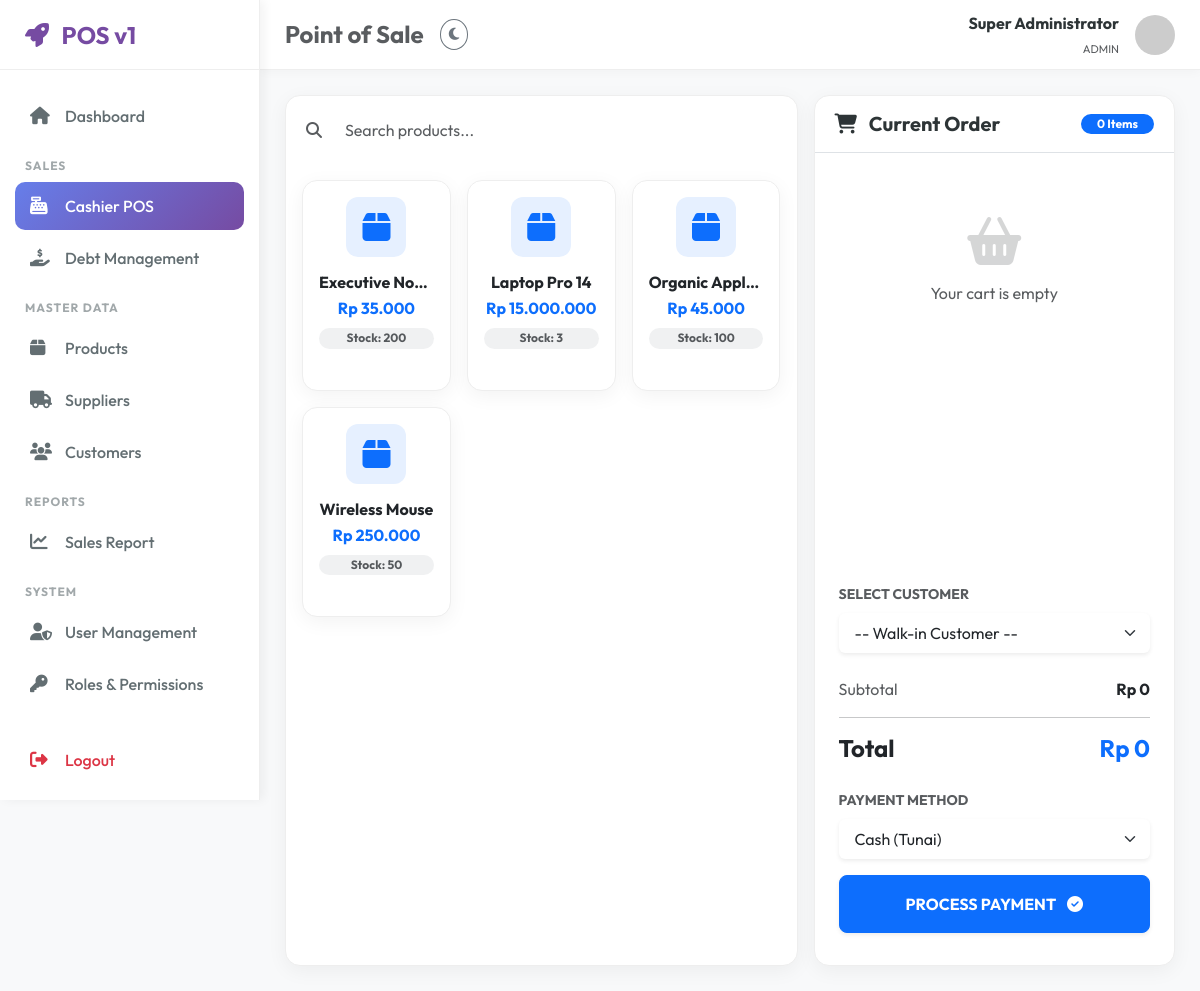
The app's page /pos.php (signed in) with its own data.
### tables this page shows
CREATE TABLE `products` (
  `id` int NOT NULL AUTO_INCREMENT,
  `supplier_id` int DEFAULT NULL,
  `name` varchar(100) NOT NULL,
  `cost_price` decimal(15,2) NOT NULL DEFAULT '0.00',
  `price` decimal(15,2) NOT NULL DEFAULT '0.00',
  `stock` int NOT NULL DEFAULT '0',
  `unit` varchar(20) DEFAULT 'pcs',
  `created_at` timestamp NULL DEFAULT CURRENT_TIMESTAMP,
  PRIMARY KEY (`id`),
  KEY `supplier_id` (`supplier_id`),
  CONSTRAINT `products_ibfk_1` FOREIGN KEY (`supplier_id`) REFERENCES `suppliers` (`id`) ON DELETE SET NULL
);

### includes/functions.php (called while the page is built, shortened)
<?php
require_once 'db.php';
function isLoggedIn() {
    return isset($_SESSION['user_id']);
}
function hasPermission($permissionName) {
    global $pdo;
    $role_names = $_SESSION['role_names'] ?? [];
    $roles = $_SESSION['roles'] ?? [];
    if (in_array('admin', $role_names)) return true;
    $role_ids = array_column($roles, 'id');
    $in = implode(',', array_fill(0, count($role_ids), '?'));
    $stmt = $pdo->prepare("
        SELECT COUNT(*)
        FROM role_permissions rp
        JOIN permissions p ON rp.permission_id = p.id
        WHERE rp.role_id IN ($in) AND p.name = ?
    ");
    $params = $role_ids;
    $params[] = $permissionName;
    $stmt->execute($params);
    return $stmt->fetchColumn() > 0;
}
function formatRupiah($amount) {
    return "Rp " . number_format($amount, 0, ',', '.');
}
?>

### pos.php (the view, shortened to what this page needs)
<?php
require_once 'includes/functions.php';
$products = $pdo->query("SELECT * FROM products WHERE stock > 0 ORDER BY name ASC")->fetchAll();
include 'layouts/header.php';
?>
<div class="row g-3">
    <div class="col-md-7">
        <div class="card h-100">
            <div class="card-header border-0 bg-transparent py-3">
                <div class="input-group">
                    <span class="input-group-text border-0 bg-transparent ps-0"><i class="fas fa-search text-muted"></i></span>
                    <input type="text" id="productSearch" class="form-control border-0 shadow-none bg-transparent" placeholder="Search products...">
                </div>
            </div>
            <div class="card-body">
                <div class="row g-3" id="productList">
                    <?php foreach ($products as $p): ?>
                        <div class="col-6 col-lg-4 product-item" data-name="<?php echo strtolower($p['name']); ?>">
                            <div class="card h-100 product-card p-3 text-center"
                                 onclick='addToCart(<?php echo json_encode($p); ?>)'>
                                <div class="mb-3">
                                    <div class="stats-icon bg-primary bg-opacity-10 text-primary mx-auto mb-0" style="width: 60px; height: 60px; font-size: 2rem;">
                                        <i class="fas fa-box"></i>
                                    </div>
                                </div>
                                <h6 class="mb-1 text-truncate fw-bold"><?php echo $p['name']; ?></h6>
                                <div class="text-primary fw-bold mb-2"><?php echo formatRupiah($p['price']); ?></div>
                                <div class="badge bg-secondary bg-opacity-10 text-muted rounded-pill small">Stock: <?php echo $p['stock']; ?></div>
                            </div>
                        </div>
                    <?php endforeach; ?>
                </div>
            </div>
        </div>
    </div>
    <div class="col-md-5">
        <div class="card h-100">
            <div class="card-header bg-transparent border-0 py-3 fw-bold d-flex justify-content-between align-items-center">
                <h5 class="mb-0 fw-bold"><i class="fas fa-shopping-cart me-2"></i> Current Order</h5>
                <span id="itemCount" class="badge bg-primary rounded-pill px-3">0 Items</span>
            </div>
            <div class="card-body p-0">
                <div id="cartItems" style="height: 380px; overflow-y: auto;" class="px-3 border-top pt-3">
                    <div class="text-center text-muted mt-5 empty-cart-msg">
                        <i class="fas fa-shopping-basket fa-3x mb-3 opacity-25"></i>
                        <p>Your cart is empty</p>
                    </div>
                </div>
            </div>
            <div class="card-footer bg-transparent border-0 p-4">
                <form method="POST" id="posForm">
                    <div class="mb-4">
                        <label class="form-label small fw-bold text-uppercase text-muted">Select Customer</label>
                        <select name="customer_id" class="form-select border-0 shadow-sm py-2 px-3">
                            <option value="">-- Walk-in Customer --</option>
                        </select>
                    </div>
                    <div class="d-flex justify-content-between mb-2">
                        <span class="text-muted">Subtotal</span>
                        <span id="disp-subtotal" class="fw-bold">Rp 0</span>
                    </div>
                    <hr class="my-3 opacity-10">
                    <div class="d-flex justify-content-between mb-4">
                        <h4 class="fw-bold mb-0">Total</h4>
                        <h4 id="disp-total" class="fw-bold text-primary mb-0">Rp 0</h4>
                    </div>
                    <div class="mb-3">
                        <label class="form-label small fw-bold text-uppercase text-muted">Payment Method</label>
                        <select name="payment_type" id="payment_type" class="form-select border-0 shadow-sm py-2 px-3">
                            <option value="cash">Cash (Tunai)</option>
                        </select>
                    </div>
                    <button type="button" class="btn btn-primary w-100 py-3 fw-bold rounded-3 shadow-sm mb-2" onclick="validateAndSubmit()">
                        PROCESS PAYMENT <i class="fas fa-check-circle ms-2"></i>
                    </button>
                </form>
            </div>
        </div>
    </div>
</div>
<?php include 'layouts/footer.php'; ?>

### layouts/header.php (shortened to what this page needs)
<?php
require_once __DIR__ . '/../includes/functions.php';
?>
<!DOCTYPE html>
<html lang="en">
<head>
    <link href="https://cdn.jsdelivr.net/npm/bootstrap@5.3.0/dist/css/bootstrap.min.css" rel="stylesheet">
    <link rel="stylesheet" href="https://cdnjs.cloudflare.com/ajax/libs/font-awesome/6.4.0/css/all.min.css">
</head>
<body>
    <nav id="sidebar">
        <div class="sidebar-header">
            <a href="index.php" class="sidebar-logo">
                <i class="fas fa-rocket me-2"></i> POS v1
            </a>
        </div>
        <div class="nav-menu">
            <div class="nav-item">
                <a href="index.php" class="nav-link <?php echo basename($_SERVER['PHP_SELF']) == 'index.php' ? 'active' : ''; ?>">
                    <i class="fas fa-home"></i> Dashboard
                </a>
            </div>
            <?php if (hasPermission('access_pos')): ?>
            <div class="nav-section">Sales</div>
            <div class="nav-item">
                <a href="pos.php" class="nav-link <?php echo basename($_SERVER['PHP_SELF']) == 'pos.php' ? 'active' : ''; ?>">
                    <i class="fas fa-cash-register"></i> Cashier POS
                </a>
            </div>
            <div class="nav-item">
                <a href="debts.php" class="nav-link <?php echo basename($_SERVER['PHP_SELF']) == 'debts.php' ? 'active' : ''; ?>">
                    <i class="fas fa-hand-holding-usd"></i> Debt Management
                </a>
            </div>
            <?php endif; ?>
            <div class="nav-section">Master Data</div>
            <?php if (hasPermission('manage_products')): ?>
            <div class="nav-item">
                <a href="products.php" class="nav-link <?php echo basename($_SERVER['PHP_SELF']) == 'products.php' ? 'active' : ''; ?>">
                    <i class="fas fa-box"></i> Products
                </a>
            </div>
            <?php endif; ?>
            <?php if (hasPermission('manage_suppliers')): ?>
            <div class="nav-item">
                <a href="suppliers.php" class="nav-link <?php echo basename($_SERVER['PHP_SELF']) == 'suppliers.php' ? 'active' : ''; ?>">
                    <i class="fas fa-truck"></i> Suppliers
                </a>
            </div>
            <?php endif; ?>
            <?php if (hasPermission('manage_customers')): ?>
            <div class="nav-item">
                <a href="customers.php" class="nav-link <?php echo basename($_SERVER['PHP_SELF']) == 'customers.php' ? 'active' : ''; ?>">
                    <i class="fas fa-users"></i> Customers
                </a>
            </div>
            <?php endif; ?>
            <?php if (hasPermission('view_reports')): ?>
            <div class="nav-section">Reports</div>
            <div class="nav-item">
                <a href="reports.php" class="nav-link <?php echo basename($_SERVER['PHP_SELF']) == 'reports.php' ? 'active' : ''; ?>">
                    <i class="fas fa-chart-line"></i> Sales Report
                </a>
            </div>
            <?php endif; ?>
            <?php if (hasPermission('manage_rbac') || hasPermission('manage_users')): ?>
            <div class="nav-section">System</div>
            <?php if (hasPermission('manage_users')): ?>
            <div class="nav-item">
                <a href="users.php" class="nav-link <?php echo basename($_SERVER['PHP_SELF']) == 'users.php' ? 'active' : ''; ?>">
                    <i class="fas fa-user-shield"></i> User Management
                </a>
            </div>
            <?php endif; ?>
            <?php if (hasPermission('manage_rbac')): ?>
            <div class="nav-item">
                <a href="rbac.php" class="nav-link <?php echo basename($_SERVER['PHP_SELF']) == 'rbac.php' ? 'active' : ''; ?>">
                    <i class="fas fa-key"></i> Roles & Permissions
                </a>
            </div>
            <?php endif; ?>
            <?php endif; ?>
            <div class="mt-4 nav-item">
                <a href="logout.php" class="nav-link text-danger">
                    <i class="fas fa-sign-out-alt"></i> Logout
                </a>
            </div>
        </div>
    </nav>
    <div id="main-content">
        <div class="topbar">
            <div class="d-flex align-items-center">
                <h4 class="mb-0 fw-bold text-muted me-3">
                    <?php
                        $page = basename($_SERVER['PHP_SELF']);
                        if($page == 'index.php') echo 'Dashboard';
                        else if($page == 'products.php') echo 'Product Inventory';
                        else if($page == 'suppliers.php') echo 'Suppliers';
                        else if($page == 'customers.php') echo 'Customers';
                        else if($page == 'pos.php') echo 'Point of Sale';
                        else echo ucfirst(str_replace('.php', '', $page));
                    ?>
                </h4>
                <button class="btn btn-sm btn-outline-secondary rounded-circle" id="themeToggle" title="Toggle Theme">
                    <i class="fas fa-moon"></i>
                </button>
            </div>
            <div class="d-flex align-items-center">
                <div class="me-3 text-end d-none d-md-block">
                    <div class="fw-bold"><?php echo $_SESSION['fullname']; ?></div>
                    <small class="text-muted text-uppercase" style="font-size: 0.7rem;">
                        <?php echo implode(', ', $_SESSION['role_names']); ?>
                    </small>
                </div>
                <img src="https://ui-avatars.com/api/?name=<?php echo urlencode($_SESSION['fullname']); ?>&background=764ba2&color=fff" class="rounded-circle" width="40" height="40">
            </div>
        </div>

### layouts/footer.php (shortened to what this page needs)
    </div>
</body>
</html>

### layouts/header.php (style rules this page uses)
:root { --primary-color: #764ba2; --secondary-color: #667eea; --sidebar-width: 260px; --topbar-height: 70px; --bg-light: #f8f9fa; --sidebar-bg: #ffffff; --card-bg: #ffffff; --text-main: #2d3436; --text-muted: #636e72; --border-color: #eeeeee; }
body { font-family: 'Outfit', sans-serif; background-color: var(--bg-light); color: var(--text-main); overflow-x: hidden; transition: all 0.3s; }
#sidebar { width: var(--sidebar-width); height: 100vh; position: fixed; left: 0; top: 0; background: var(--sidebar-bg); box-shadow: 4px 0 10px rgba(0,0,0,0.05); z-index: 1000; transition: all 0.3s; border-right: 1px solid var(--border-color); display: flex; flex-direction: column; }
.sidebar-header { height: var(--topbar-height); flex-shrink: 0; display: flex; align-items: center; padding: 0 25px; border-bottom: 1px solid var(--border-color); }
.sidebar-logo { font-size: 1.5rem; font-weight: 700; color: var(--primary-color); text-decoration: none; }
.nav-menu { padding: 20px 0; overflow-y: auto; flex: 1; }
.nav-item { padding: 2px 15px; }
.nav-link { display: flex; align-items: center; padding: 12px 15px; color: var(--text-muted); border-radius: 10px; transition: all 0.3s; font-weight: 500; text-decoration: none; }
.nav-link i { width: 25px; font-size: 1.1rem; margin-right: 10px; }
.nav-link.active { background: linear-gradient(135deg, #667eea 0%, #764ba2 100%); color: #fff; }
.nav-section { padding: 15px 25px 5px; font-size: 0.75rem; text-transform: uppercase; letter-spacing: 1px; font-weight: 700; color: var(--text-muted); opacity: 0.6; }
#main-content { margin-left: var(--sidebar-width); padding: 25px; min-height: 100vh; transition: all 0.3s; }
.topbar { height: var(--topbar-height); background: var(--sidebar-bg); margin: -25px -25px 25px -25px; padding: 0 25px; display: flex; align-items: center; justify-content: space-between; box-shadow: 0 2px 10px rgba(0,0,0,0.03); border-bottom: 1px solid var(--border-color); }
.card { background-color: var(--card-bg); border: 1px solid var(--border-color); border-radius: 15px; box-shadow: 0 5px 20px rgba(0,0,0,0.05); margin-bottom: 25px; overflow: hidden; }
.card-header { background: none; border-bottom: 1px solid var(--border-color); padding: 20px; font-weight: 600; color: var(--text-main); }
.stats-icon { width: 50px; height: 50px; border-radius: 12px; display: flex; align-items: center; justify-content: center; font-size: 1.5rem; margin-right: 15px; }

### pos.php (style rules this page uses)
.product-card { transition: all 0.3s cubic-bezier(0.4, 0, 0.2, 1); cursor: pointer; border: 1px solid var(--border-color) !important; }

### records on screen
products: name "Executive Not…", price "Rp 35.000", stock "200"
products: name "Laptop Pro 14", price "Rp 15.000.000", stock "3"
products: name "Organic Appl…", price "Rp 45.000", stock "100"
products: name "Wireless Mouse", price "Rp 250.000", stock "50"

### other values on screen
$_SESSION['fullname'] "Super Administrator"
implode(', ', $_SESSION['role_names']) "ADMIN"
